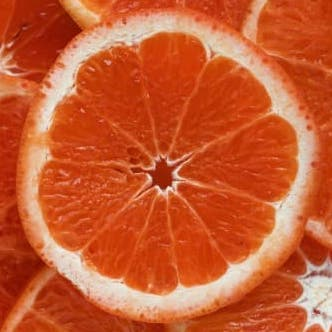
#> input picture image/test1.jpg, 332 x 332 px, found by its file name
$ python cv17.py
#> lines starting #> are read from the running program, lines starting #| are printed output that depends on the picture; after the words box and inside, x2 and y2 are one past the last pixel; in counts of white or black regions, pixels touching at a corner belong together
# image Contour -- 같은 값을 가진곳을 연결한선

import numpy as np
import cv2

def contour():
    img = cv2.imread('openCV/startOpenCV/image/test1.jpg');
#> img is the input picture: shape (332, 332, 3); mean B, G, R 49.1, 91.1, 200
    imgray = cv2.cvtColor(img, cv2.COLOR_BGR2GRAY)
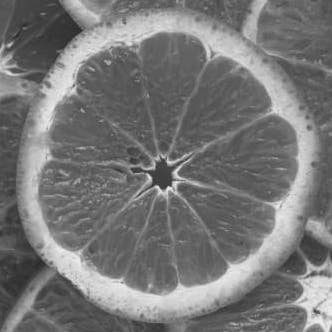
#> imgray: shape (332, 332); min 37, max 240, mean 118.9

    ret, thr = cv2.threshold(imgray, 127, 255, 0)
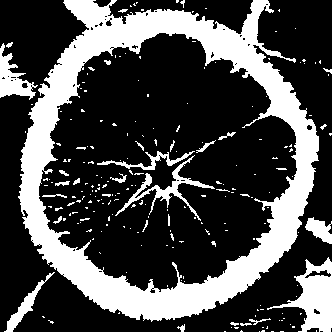
#> thr: shape (332, 332); 28.8% white; 219 white regions (190 under 20 px)

    contours, _ = cv2.findContours(thr, cv2.RETR_TREE,cv2.CHAIN_APPROX_SIMPLE)
#> contours = 270 contours, 248 with area under 20; largest, box (x1, y1, x2, y2) and area: (18, 0, 319, 322) 71742, (38, 32, 298, 293) 48006, (267, 257, 332, 332) 1990, (0, 43, 38, 100) 806, (115, 155, 215, 221) 716

    cv2.drawContours(img, contours, -1, (0, 0, 255), 1)
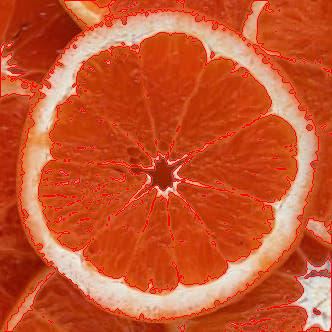
#> img: shape (332, 332, 3); 5.35% of pixels changed, all inside (x1, y1, x2, y2) = (0, 0, 332, 332)
    cv2.imshow('thresh', thr)
    cv2.imshow('contour', img)
    cv2.waitKey(0)
    cv2.destroyAllWindows()

contour()

$ run again, with image/test4.jpg copied over image/test1.jpg
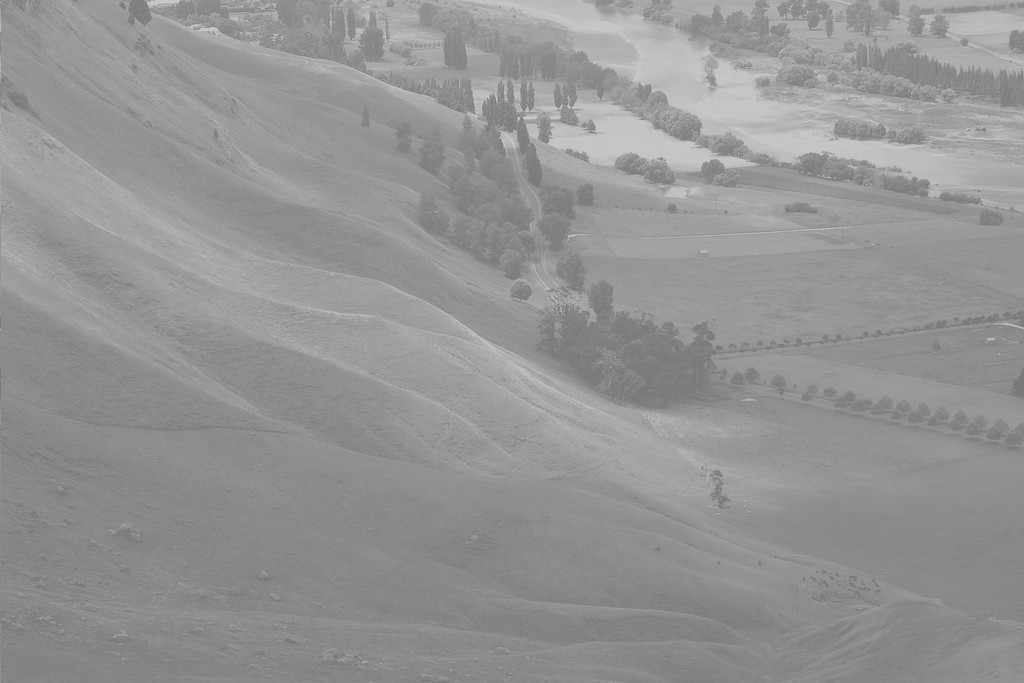
#> input picture image/test4.jpg, 1024 x 683 px, found by its file name
#> in contour, img is the input picture: shape (683, 1024, 3); min 114, max 208, mean 148
#> in contour, `ret, thr = cv2.threshold(imgray, 127, 255, 0)`:
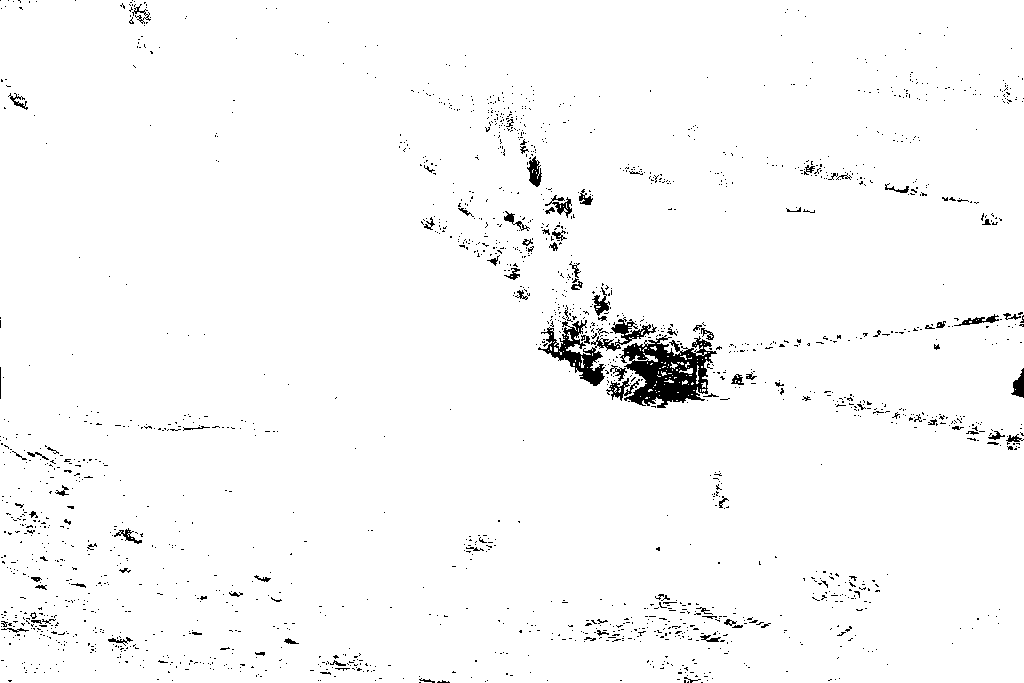
#> thr: shape (683, 1024); 97.7% white; 1878 black regions (1775 under 20 px)
#> contours = 2470 contours, 2310 with area under 20; largest, box (x1, y1, x2, y2) and area: (0, 0, 1024, 683) 697266, (619, 335, 718, 409) 4408, (537, 319, 606, 387) 1784, (610, 318, 658, 346) 534, (526, 155, 543, 188) 312
#> in contour, `cv2.drawContours(img, contours, -1, (0, 0, 255), 1)`:
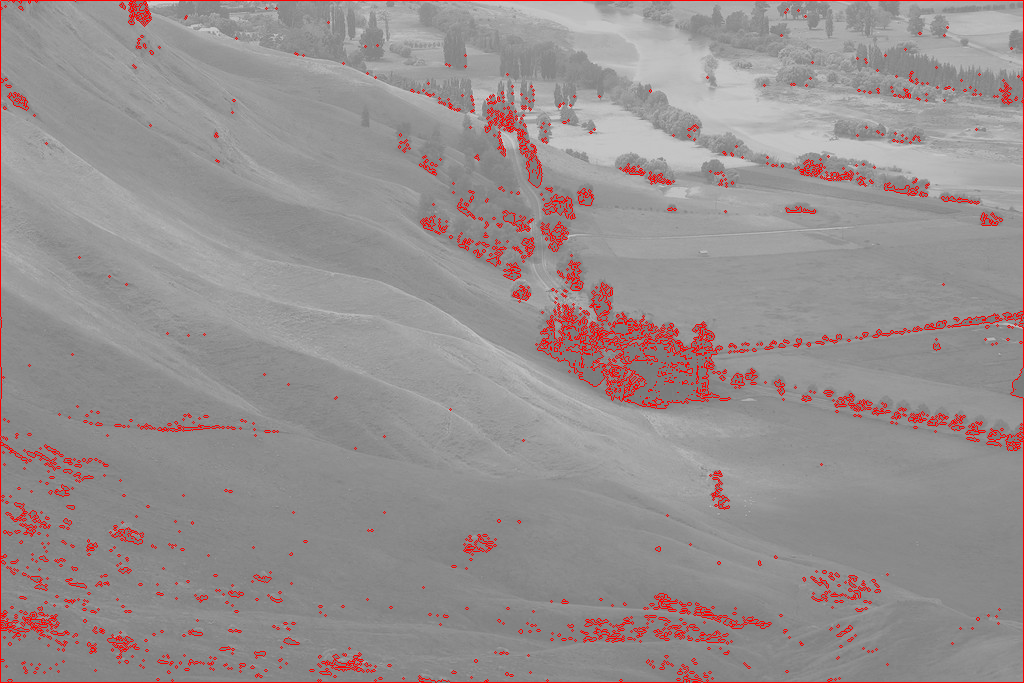
#> img: shape (683, 1024, 3); 3.07% of pixels changed, all inside (x1, y1, x2, y2) = (0, 0, 1024, 683)
